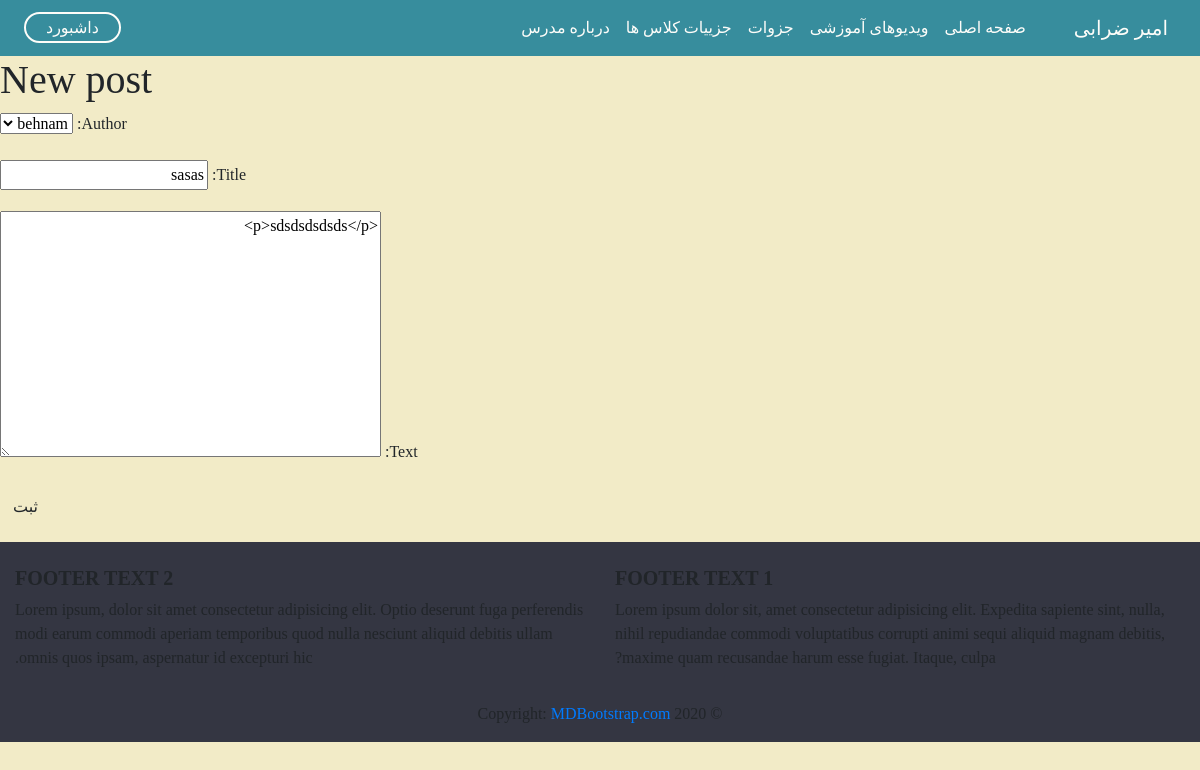
Screenshot of /post/1/edit/ (signed in) with the database file from the repository.
### blog/models.py (models this page shows, shortened)
class Post(models.Model):
    author = models.ForeignKey('auth.User',on_delete=models.CASCADE)
    title = models.CharField(max_length=200)
    text = models.TextField()
    created_date = models.DateTimeField(default=timezone.now)
    published_date = models.DateTimeField(blank=True, null=True)

### blog/views.py (the view)
# urls.py: re_path(r'^post/(?P<pk>\d+)/edit/$',views.PostUpdateView.as_view(),name='post_edit'),
class PostUpdateView(LoginRequiredMixin,UpdateView):
    login_url = '/login/'
    redirect_field_name = 'blog/post_detail.html'
    form_class = PostForm
    model = Post

### blog/forms.py
class PostForm(forms.ModelForm):
    class Meta:
        model = Post
        fields = ('author','title', 'text',)
        widgets = {
            'title': forms.TextInput(attrs={'class': 'textinputclass'}),
            'text': forms.Textarea(attrs={'class': 'editable medium-editor-textarea postcontent'}),
        }

### blog/templates/blog/post_form.html (shortened to what this page needs)
{% extends 'blog/base.html' %}
{% block content %}
    <h1>New post</h1>
    <form method="POST" class="post-form">
    {{form.as_p}}
    <button type="submit" class="save btn btn-default">ثبت</button>
    </form>
{% endblock %}

### blog/static/css/style.css (style rules this page uses)
html { scroll-behavior: smooth; overflow-x: hidden; }
body { font-family: "iranMed"; direction: rtl; background: #F2EBC7; overflow-x: hidden; }

### rows the page displays
Post: author "behnam", title "sasas", text "<p>sdsdsdsdsds</p>"
